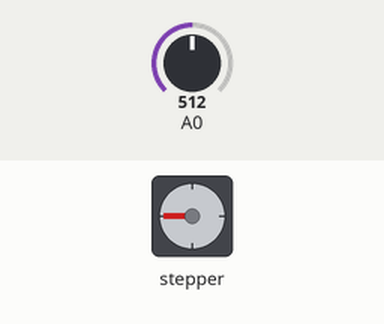
This sketch was run on a simulated Arduino Uno, built with avr-gcc and run on an emulated ATmega328P. Parts: stepper motor. The test bench sets the inputs (shaded band); at power-on: A0 = 512. Stepper angles assume 300 steps per turn.

Above: at 1.2 s.
1.3 s: A0 set to 716
At 1.69 s:
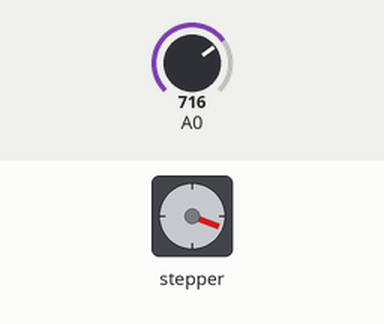
4.3 s: A0 set to 900
At 4.71 s:
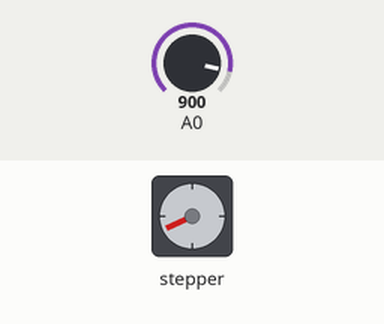
7.3 s: A0 set to 1023
At 7.72 s:
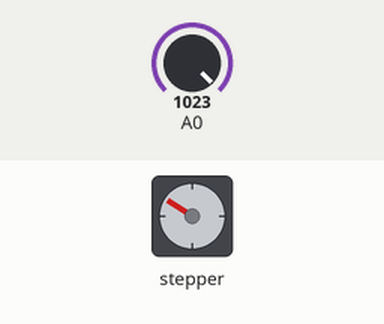
Timing chart, 0 to 19.3 s (numbered marks = the images above; inputs shaded):
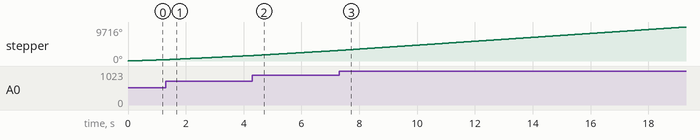

The sketch:

BaseStepper.ino
```cpp
/*
 Stepper Motor Control - speed control

 This program drives a unipolar or bipolar stepper motor.
 The motor is attached to digital pins 8 - 11 of the Arduino.
 A potentiometer is connected to analog input 0.

 The motor will rotate in a clockwise direction. The higher the potentiometer value,
 the faster the motor speed. Because setSpeed() sets the delay between steps,
 you may notice the motor is less responsive to changes in the sensor value at
 low speeds.

 Created 30 Nov. 2009
 Modified 28 Oct 2010
 by Tom Igoe

 */

#include <Stepper.h>

const int stepsPerRevolution = 300;  // change this to fit the number of steps per revolution
// for your motor


// initialize the stepper library on pins 8 through 11:
Stepper myStepper(stepsPerRevolution, 8, 10, 9, 11);

int stepCount = 0;  // number of steps the motor has taken

void setup() {
  // nothing to do inside the setup
}

void loop() {
  // read the sensor value:
  int sensorReading = analogRead(A0);
  // map it to a range from 0 to 100:
  int motorSpeed = map(sensorReading, 0, 1023, 0, 100);
  // set the motor speed:
  if (motorSpeed > 0) {
    myStepper.setSpeed(motorSpeed);
    // step 1/100 of a revolution:
    myStepper.step(stepsPerRevolution / 100);
  }
}
```
